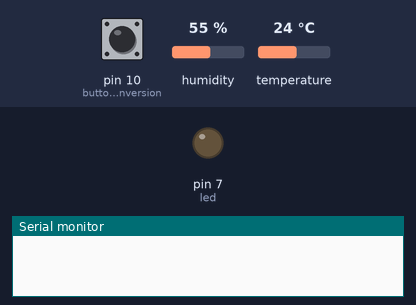
The sketch below on a simulated Arduino Uno, built with avr-gcc and run on an emulated ATmega328P. On the bench: output pins drawn as LEDs (lit = HIGH), the last lines printed to the serial monitor. The test bench sets the inputs (shaded band); at power-on: pin 10 (buttonConversion) HIGH, humidity 55 %, temperature 24 °C.

Above: at 1.2 s.
1.3 s: pin 10 (buttonConversion) pulled LOW for 0.15 s
At 2.6 s:
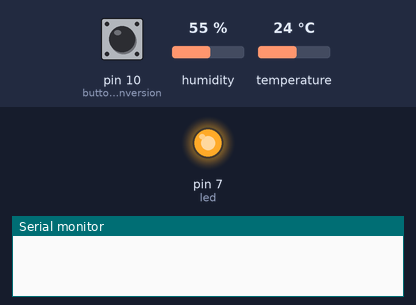
3.0 s: pin 10 (buttonConversion) pulled LOW for 0.15 s
At 3.1 s:
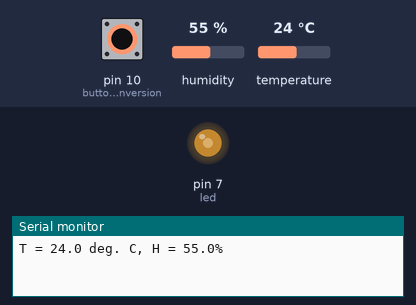
Timing chart, 0 to 6.0 s (numbered marks = the images above; inputs shaded):
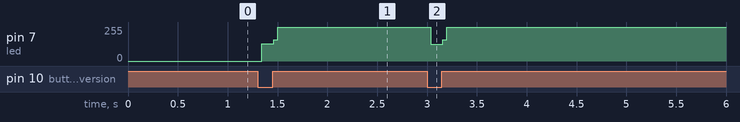

The sketch:

DHT11_WithFahrenheitAndCelsius.ino
```cpp
//www.elegoo.com
//2018.10.25


#include <dht_nonblocking.h>
#define DHT_SENSOR_TYPE DHT_TYPE_11

static const int DHT_SENSOR_PIN = 2;
DHT_nonblocking dht_sensor( DHT_SENSOR_PIN, DHT_SENSOR_TYPE );
int buttonConversion = 10;
int led = 7;


/*
 * Initialize the serial port.
 */
void setup( )
{
  Serial.begin( 9600);
  pinMode(buttonConversion, INPUT_PULLUP);
  pinMode(led, OUTPUT);
}


/*
 * Poll for a measurement, keeping the state machine alive.  Returns
 * true if a measurement is available.
 */
static bool measure_environment( float *temperature, float *humidity )
{
  static unsigned long measurement_timestamp = millis( );

  /* Measure once every four seconds. */
  if( millis( ) - measurement_timestamp > 3000ul )
  {
    if( dht_sensor.measure( temperature, humidity ) == true )
    {
      measurement_timestamp = millis( );
      return( true );
    }
  }

  return( false );
}


/*
 * Main program loop.
 */
void loop( )
{
  static bool conversion =  false;
  if (digitalRead(buttonConversion) == LOW) {
    conversion = !conversion;
  }

  if (conversion) {
    digitalWrite(led, HIGH);
  } else {
    digitalWrite(led, LOW);
  }

  float temperature;
  float humidity;

  /* Measure temperature and humidity.  If the functions returns
     true, then a measurement is available. */
  if( measure_environment( &temperature, &humidity ) == true )
  {
    Serial.print( "T = " );
    if (conversion)
    {
      Serial.print( (temperature * (9/5.0))+32 , 1 );
      Serial.print( " deg. F, H = " );
    } else {
      Serial.print( temperature, 1 );
      Serial.print( " deg. C, H = " );
    }
    Serial.print( humidity, 1 );
    Serial.println( "%" );
  }
}
```

Measured:
- after the input at 1.3 s, pin 7 (led): 0/255 → 128/255 at once, → 255/255 0.12 s later
- after the input at 3.0 s, pin 7 (led): 255/255 → 124/255 at once, → 255/255 0.12 s later
